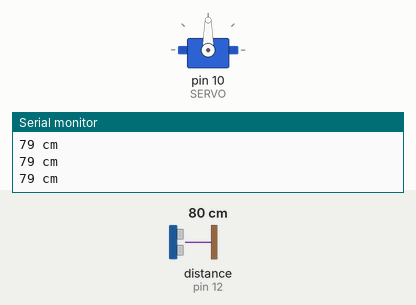
This sketch was run on a simulated Arduino Uno, built with avr-gcc and run on an emulated ATmega328P. Parts: servo, the last lines printed to the serial monitor. Wiring (inferred from the names in the program): ultrasonic range finder: trigger pin 11; echo pin 12. The inputs (shaded band) are chosen by the test bench; at power-on: distance to the obstacle (sensor on pin 12) 80 cm. The echo pulse lasts 58.3 µs per cm.

Above: at 1.2 s.
1.3 s: distance to the obstacle (sensor on pin 12) set to 19 cm
3.5 s: distance to the obstacle (sensor on pin 12) set to 15 cm
At 5.0 s:
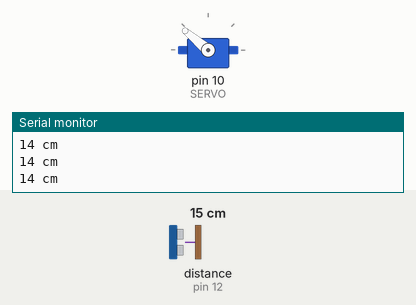
5.9 s: distance to the obstacle (sensor on pin 12) set to 18 cm
At 8.8 s:
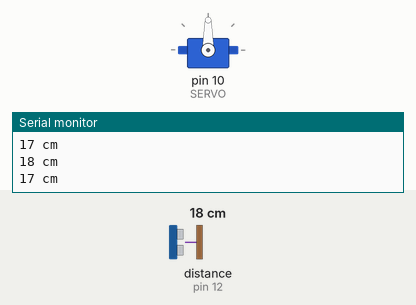
8.9 s: distance to the obstacle (sensor on pin 12) set to 2 cm
At 10.6 s:
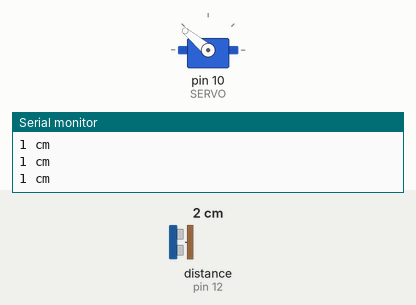
Timing chart, 0 to 12.1 s (numbered marks = the images above; inputs shaded):
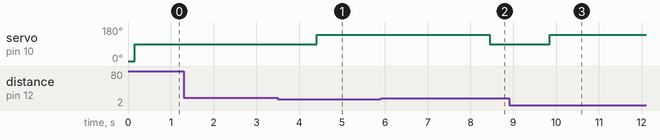

Measured:
- the behaviour switches between 17 and 16 cm on distance to the obstacle (sensor on pin 12) (found by bisection; images 0 and 1)
- after the input at 3.5 s, servo on pin 10 (SERVO): 90° → 140° after 0.91 s
- after the input at 5.9 s, servo on pin 10 (SERVO): 140° → 90° after 2.5 s
- after the input at 8.9 s, servo on pin 10 (SERVO): 90° → 140° after 0.96 s

The sketch:

Project_2nd_Servo_Ultrasonic_LED.ino
```cpp
#include <Servo.h>

//servo모터
const int SERVO = 10;
Servo servo;

//초음파 센서
const int trig_pin = 11;
const int echo_pin = 12;

// 뚜껑 열리는 속도 설정
int cnt = 0;

void setup() {

  //초음파 센서 셋업
  pinMode(trig_pin, OUTPUT);
  pinMode(echo_pin, INPUT);

  //servo모터 셋업
  servo.attach(SERVO);
  servo.write(0);
  delay(50);

  Serial.begin(115200);
}

void loop() {

  //초음파 측정 시작
  digitalWrite(trig_pin, LOW);
  delayMicroseconds(2);
  digitalWrite(trig_pin, HIGH);
  delayMicroseconds(10);
  digitalWrite(trig_pin, LOW);

  long duration = pulseIn(echo_pin, HIGH);
  long distance = ((duration * 0.0343) / 2);

  Serial.print(distance);
  Serial.println( " cm");
  delay(100);

  //servo모터

  if(distance <= 15){
    if(cnt >= 10){
      servo.write(140);
    }else{
      cnt = cnt + 3;
    }

  }else{
    if(cnt == 0){
      servo.write(90);
    }else{
      cnt--;
    }
  }
  delay(100);
}
```
